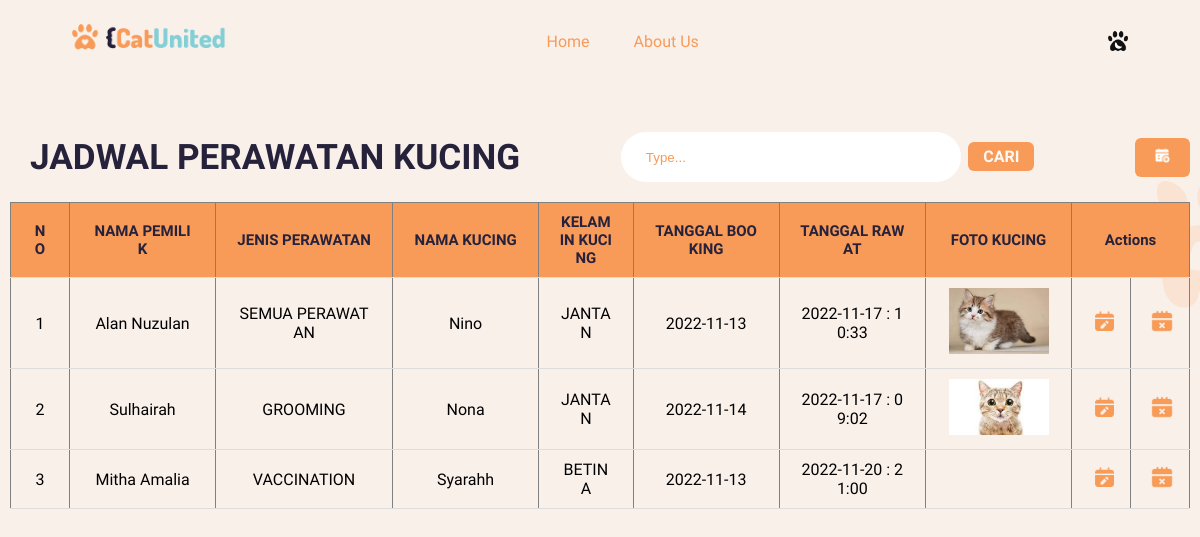
Screenshot of /AdminGlobalSchedule.php with the database file from the repository.
### tables this page shows
CREATE TABLE `kucing` (
  `id` int(11) NOT NULL,
  `bnama` varchar(50) NOT NULL,
  `bjenis` varchar(50) NOT NULL,
  `knama` varchar(50) NOT NULL,
  `kkelamin` varchar(50) NOT NULL,
  `bbook` varchar(100) NOT NULL,
  `btrawat` varchar(100) NOT NULL,
  `bwaktu` varchar(255) NOT NULL,
  `kfoto` varchar(255) NOT NULL
);

### AdminGlobalSchedule.php (the view, shortened to what this page needs)
<!DOCTYPE html>
<html lang="en">
<head>
    <link rel="stylesheet" href="styletable.css">
</head>
<body>
        <nav>
            <a href="index.php"><img class="Logo" src="img/Logo.png" alt="Cat Paw" id="logo"></a>
            <div  class="nav-links" id="navlink">
                <ul id="menuList">
                    <li><a href="index.php">Home</a></li>
                    <li id="teksaboutus"><a href="GlobalAboutUs.php">About Us</a></li>
                </ul>
            </div>
            <img src="img/darkmode.png" alt="darkmode" class="darkmode" id="btnmode">
        </nav>
    <div class="table_head">
        <h3>JADWAL PERAWATAN KUCING</h3>
        <form action="GlobalSchedule.php" method="GET" >
            <input type='text' name="cari" id="cari" placeholder="Type..." value="<?php if(isset($_GET['cari'])){echo $_GET['cari'];}?>">
            <button type="submit" name="search">CARI</button>
        </form>
        <div>
            <button class = "add"><a href="UserBooking.php"><img src="img/addw.png" alt="Tambah Data"></a></button>
        </div>
    </div>
    <div class="table">
    <table border='1'>
        <tr>
            <th style="width:5%">NO</th>
            <th>NAMA PEMILIK</th>
            <th style="width:15%">JENIS PERAWATAN</th>
            <th>NAMA KUCING</th>
            <th style="width:8%">KELAMIN KUCING</th>
            <th>TANGGAL BOOKING</th>
            <th>TANGGAL RAWAT</th>
            <th>FOTO KUCING</th>
            <th colspan='2' style="width:10%">Actions</th>
        </tr>
            <?php
            include 'GlobalConfig.php';
                if(isset($_GET['cari'])){
                    $cari = $_GET['cari'];
                    $query = "SELECT * FROM kucing WHERE knama LIKE '%".$cari."%' or bnama LIKE '%".$cari."%' or bjenis LIKE '%".$cari."%' or kkelamin LIKE '%".$cari."%' or bbook LIKE '%".$cari."%' or btrawat LIKE '%".$cari."%'";
                }else{
                    $query = "SELECT * FROM kucing";
                }
                $i = 1;
                $tampil = mysqli_query($db, $query);
                while ($row = mysqli_fetch_array($tampil)){
            ?>
        <tr>
           <td><?=$i?></td>
           <td><?=$row['bnama']?></td>
           <td><?=$row['bjenis']?></td>
           <td><?=$row['knama']?></td>
           <td><?=$row['kkelamin']?></td>
           <td><?=$row['bbook']?></td>
           <td><?php echo $row['btrawat'],' : ',$row['bwaktu']?></td>
           <td><img src="gambar/<?=$row['kfoto']?>" alt="" width = 100px >
           <td class = "edit"><a href="UserEditBook.php?id=<?=$row['id']?>"><img src="img/edit.png" alt="edit"></a></td>
           <td class = "hapus" ><a href="UserHapusBook.php?id=<?=$row['id']?>"><img src="img/delete.png" alt="hapus"></a></td>
        </tr>
            <?php
                $i++;
                }
            ?>
    </table>
    </div>
</body>
</html>

### styletable.css (style rules this page uses)
* { margin: 0; padding: 0; box-sizing: border-box; }
.table_head { display: flex; padding: 2% 6%; justify-content: space-between; align-items: center; }
.Logo { max-height: 30px; }
.darkmode { max-height: 20px; cursor: pointer; }
li, a { font-family: "Dosis"; font-weight: 500; font-size: 16px; color: #F89A58; text-decoration: none; }
nav { display: flex; padding: 2% 6%; justify-content: space-between; align-items: center; }
.nav-links { list-style: none; }
#navlink { background-color: none; }
.nav-links ul li { display: inline-block; padding: 0px 20px; }
.nav-links ul li a { transition: all 0.3s ease 0; }
input[type='text'] { height: 50px; width: 340px; border-radius: 25px; border: none; outline: none; padding: 0 25px; background: #ffffff; }
button { color: #FFF9F5; padding: 5px 15px; background-color: #F89A58; border: none; border-radius: 50px; cursor: pointer; transition: all 0.3s ease 0; font-family: "Dosis"; font-weight: 700; font-size: 16px; }
body { font-family: "Dosis"; height: 100vh; width: 100%; background-image: url(img/background.png) ; background-position:right center; background-size: cover; position:relative; background-attachment: fixed; }
.table_head { margin-left: 10px; margin-right: 10px; margin-top: 30px; width: 100%; display: flex; justify-content: space-between; align-items: center; padding: 20px; background-color: transparent; font-size: 30px; color: #26223B; }
.add { vertical-align: middle; padding: 10px 20px; color: #ffffff; background-color: #F89A58; }
.add img { max-width: 15px; }
button { outline: none; border: none; border-radius: 6px; cursor: pointer; }
.table { height: 650px; overflow: auto; margin-left: 10px; margin-right: 10px; }
table { width: 100%; table-layout: fixed; min-width: 1000px; border-collapse: collapse; }
table th { position: sticky; top: 0; background-color: #F89A58; color: #26223B; font-size: 15px; }
th, td { border-bottom: 1px solid #dddddd; padding: 10px 20px; word-break: break-all; text-align: center; }
.hapus img { max-width: 22px; }
.edit img { max-width: 25px; }
::placeholder { color: #F89A58; }

### rows the page displays
kucing: bnama "Alan Nuzulan", bjenis "SEMUA PERAWATAN", knama "Nino", kkelamin "JANTAN", bbook "2022-11-13", btrawat "2022-11-17", bwaktu "10:33", kfoto (picture)
kucing: bnama "Sulhairah", bjenis "GROOMING", knama "Nona", kkelamin "JANTAN", bbook "2022-11-14", btrawat "2022-11-17", bwaktu "09:02", kfoto (picture)
kucing: bnama "Mitha Amalia", bjenis "VACCINATION", knama "Syarahh", kkelamin "BETINA", bbook "2022-11-13", btrawat "2022-11-20", bwaktu "21:00"
